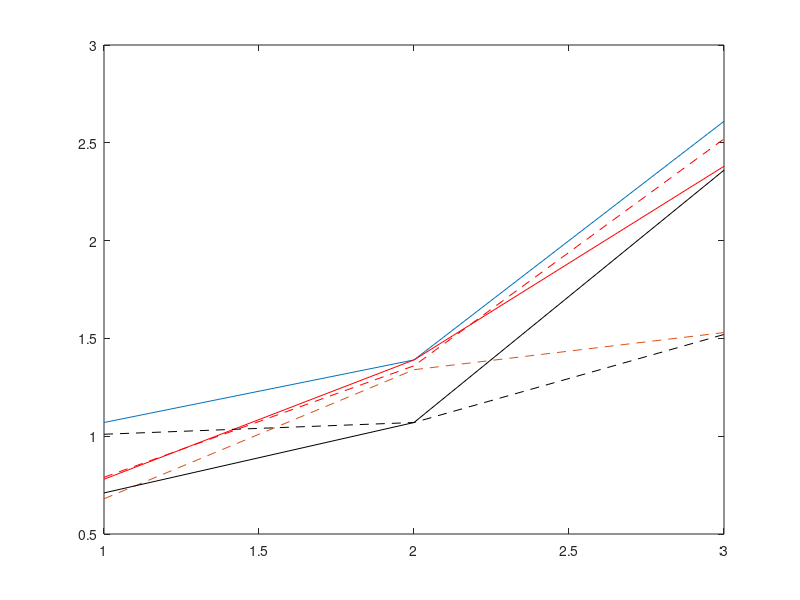
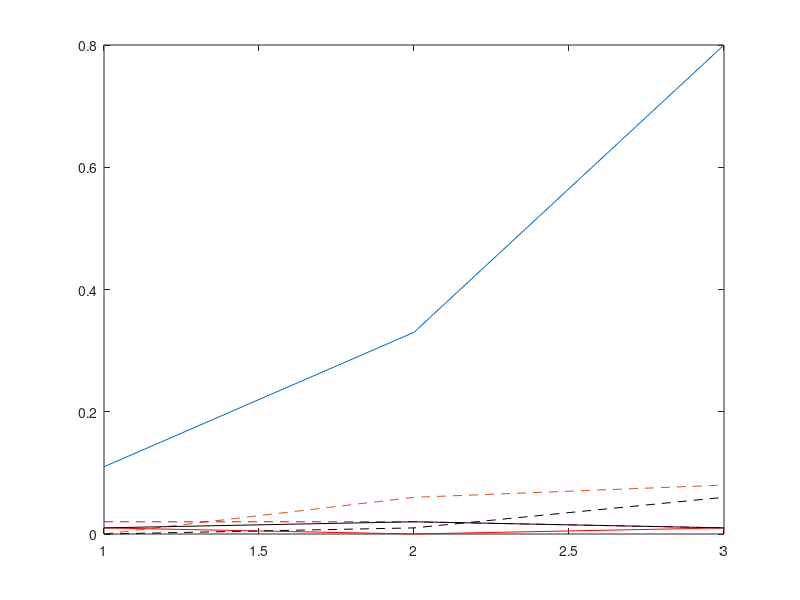

Recreate these plots in MATLAB, in order.
load('FHL_pecHz')

% plot pec frequency (Hz) with speed
figure(1)
plot(Hz(1:3,1)); hold on
plot(Hz(4:6,1),'--')
plot(Hz(7:9,1),'r')
plot(Hz(10:12,1),'r--')
plot(Hz(13:15,1),'k')
plot(Hz(16:18,1),'k--')

% plot caudal freq (Hz) with speed
figure(2)
plot(Hz(4:6,2),'.-'); hold on
clf
plot(Hz(1:3,2)); hold on
plot(Hz(4:6,2),'--')
plot(Hz(7:9,2),'r')
plot(Hz(10:12,2),'r--')
plot(Hz(13:15,2),'k')
plot(Hz(16:18,2),'k--')